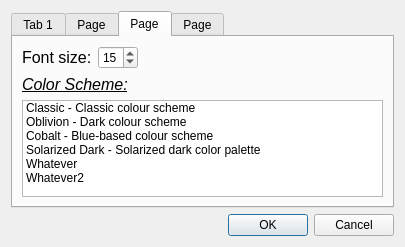
<?xml version="1.0" encoding="UTF-8"?>
<ui version="4.0">
 <class>Dialog</class>
 <widget class="QDialog" name="Dialog">
  <property name="geometry">
   <rect>
    <x>0</x>
    <y>0</y>
    <width>405</width>
    <height>247</height>
   </rect>
  </property>
  <property name="windowTitle">
   <string>Dialog</string>
  </property>
  <layout class="QGridLayout" name="gridLayout">
   <item row="1" column="0">
    <widget class="QDialogButtonBox" name="buttonBox">
     <property name="orientation">
      <enum>Qt::Horizontal</enum>
     </property>
     <property name="standardButtons">
      <set>QDialogButtonBox::Cancel|QDialogButtonBox::Ok</set>
     </property>
    </widget>
   </item>
   <item row="0" column="0">
    <widget class="QTabWidget" name="tabWidget">
     <property name="currentIndex">
      <number>2</number>
     </property>
     <widget class="QWidget" name="tab">
      <attribute name="title">
       <string>Tab 1</string>
      </attribute>
      <widget class="QWidget" name="layoutWidget">
       <property name="geometry">
        <rect>
         <x>9</x>
         <y>9</y>
         <width>361</width>
         <height>141</height>
        </rect>
       </property>
       <layout class="QVBoxLayout" name="verticalLayout_2">
        <item>
         <widget class="QCheckBox" name="checkBox">
          <property name="font">
           <font>
            <pointsize>12</pointsize>
           </font>
          </property>
          <property name="text">
           <string>Display line numbers</string>
          </property>
         </widget>
        </item>
        <item>
         <widget class="QCheckBox" name="checkBox_2">
          <property name="font">
           <font>
            <pointsize>12</pointsize>
           </font>
          </property>
          <property name="text">
           <string>Display status bar</string>
          </property>
         </widget>
        </item>
        <item>
         <widget class="QCheckBox" name="checkBox_3">
          <property name="font">
           <font>
            <pointsize>12</pointsize>
           </font>
          </property>
          <property name="text">
           <string>Remember current session for next launch</string>
          </property>
         </widget>
        </item>
       </layout>
      </widget>
     </widget>
     <widget class="QWidget" name="tab_3">
      <attribute name="title">
       <string>Page</string>
      </attribute>
      <layout class="QFormLayout" name="formLayout">
       <item row="0" column="0">
        <layout class="QHBoxLayout" name="horizontalLayout">
         <item>
          <widget class="QLabel" name="label">
           <property name="font">
            <font>
             <pointsize>12</pointsize>
             <weight>50</weight>
             <bold>false</bold>
            </font>
           </property>
           <property name="text">
            <string>Tab width:</string>
           </property>
          </widget>
         </item>
         <item>
          <widget class="QSlider" name="horizontalSlider">
           <property name="minimum">
            <number>2</number>
           </property>
           <property name="maximum">
            <number>12</number>
           </property>
           <property name="orientation">
            <enum>Qt::Horizontal</enum>
           </property>
          </widget>
         </item>
         <item>
          <widget class="QLCDNumber" name="lcdNumber">
           <property name="maximumSize">
            <size>
             <width>50</width>
             <height>25</height>
            </size>
           </property>
           <property name="styleSheet">
            <string notr="true">background: #555555</string>
           </property>
           <property name="smallDecimalPoint">
            <bool>false</bool>
           </property>
           <property name="digitCount">
            <number>2</number>
           </property>
           <property name="segmentStyle">
            <enum>QLCDNumber::Filled</enum>
           </property>
           <property name="value" stdset="0">
            <double>2.000000000000000</double>
           </property>
          </widget>
         </item>
        </layout>
       </item>
       <item row="1" column="0">
        <layout class="QVBoxLayout" name="verticalLayout_3">
         <item>
          <widget class="QCheckBox" name="checkBox_4">
           <property name="font">
            <font>
             <pointsize>12</pointsize>
            </font>
           </property>
           <property name="text">
            <string>Insert spaces insted of tabs</string>
           </property>
          </widget>
         </item>
         <item>
          <widget class="QCheckBox" name="checkBox_5">
           <property name="font">
            <font>
             <pointsize>12</pointsize>
            </font>
           </property>
           <property name="text">
            <string>Highlight current line</string>
           </property>
          </widget>
         </item>
         <item>
          <layout class="QHBoxLayout" name="horizontalLayout_2">
           <item>
            <widget class="QCheckBox" name="checkBox_6">
             <property name="font">
              <font>
               <pointsize>12</pointsize>
              </font>
             </property>
             <property name="text">
              <string>Autosave files every</string>
             </property>
            </widget>
           </item>
           <item>
            <widget class="QSpinBox" name="spinBox">
             <property name="maximumSize">
              <size>
               <width>40</width>
               <height>25</height>
              </size>
             </property>
             <property name="minimum">
              <number>2</number>
             </property>
             <property name="maximum">
              <number>120</number>
             </property>
             <property name="value">
              <number>2</number>
             </property>
            </widget>
           </item>
           <item>
            <widget class="QLabel" name="label_4">
             <property name="font">
              <font>
               <pointsize>12</pointsize>
              </font>
             </property>
             <property name="text">
              <string>minutes</string>
             </property>
            </widget>
           </item>
          </layout>
         </item>
        </layout>
       </item>
      </layout>
     </widget>
     <widget class="QWidget" name="tab_4">
      <attribute name="title">
       <string>Page</string>
      </attribute>
      <layout class="QFormLayout" name="formLayout_2">
       <item row="0" column="0">
        <layout class="QHBoxLayout" name="horizontalLayout_3">
         <item>
          <widget class="QLabel" name="label_2">
           <property name="font">
            <font>
             <pointsize>12</pointsize>
            </font>
           </property>
           <property name="text">
            <string>Font size:</string>
           </property>
          </widget>
         </item>
         <item>
          <widget class="QSpinBox" name="spinBox_2">
           <property name="maximumSize">
            <size>
             <width>40</width>
             <height>16777215</height>
            </size>
           </property>
           <property name="minimum">
            <number>10</number>
           </property>
           <property name="maximum">
            <number>20</number>
           </property>
           <property name="value">
            <number>15</number>
           </property>
          </widget>
         </item>
        </layout>
       </item>
       <item row="1" column="0">
        <widget class="QLabel" name="label_3">
         <property name="font">
          <font>
           <pointsize>12</pointsize>
           <weight>50</weight>
           <italic>true</italic>
           <bold>false</bold>
           <underline>true</underline>
           <strikeout>false</strikeout>
          </font>
         </property>
         <property name="text">
          <string>Color Scheme:</string>
         </property>
        </widget>
       </item>
       <item row="2" column="0" colspan="2">
        <widget class="QListWidget" name="listWidget">
         <item>
          <property name="text">
           <string>Classic - Classic colour scheme</string>
          </property>
         </item>
         <item>
          <property name="text">
           <string>Oblivion - Dark colour scheme</string>
          </property>
         </item>
         <item>
          <property name="text">
           <string>Cobalt - Blue-based colour scheme</string>
          </property>
         </item>
         <item>
          <property name="text">
           <string>Solarized Dark - Solarized dark color palette</string>
          </property>
         </item>
         <item>
          <property name="text">
           <string>Whatever</string>
          </property>
         </item>
         <item>
          <property name="text">
           <string>Whatever2</string>
          </property>
         </item>
        </widget>
       </item>
      </layout>
     </widget>
     <widget class="QWidget" name="tab_5">
      <attribute name="title">
       <string>Page</string>
      </attribute>
      <widget class="QWidget" name="layoutWidget_5">
       <property name="geometry">
        <rect>
         <x>9</x>
         <y>9</y>
         <width>361</width>
         <height>141</height>
        </rect>
       </property>
       <layout class="QVBoxLayout" name="verticalLayout">
        <item>
         <widget class="QRadioButton" name="radioButton">
          <property name="font">
           <font>
            <pointsize>12</pointsize>
           </font>
          </property>
          <property name="text">
           <string>Launch in fullscreen</string>
          </property>
         </widget>
        </item>
        <item>
         <widget class="QRadioButton" name="radioButton_2">
          <property name="font">
           <font>
            <pointsize>12</pointsize>
           </font>
          </property>
          <property name="text">
           <string>Launch maximized</string>
          </property>
         </widget>
        </item>
        <item>
         <widget class="QRadioButton" name="radioButton_3">
          <property name="font">
           <font>
            <pointsize>12</pointsize>
           </font>
          </property>
          <property name="text">
           <string>Launch in window mode</string>
          </property>
         </widget>
        </item>
       </layout>
      </widget>
     </widget>
    </widget>
   </item>
  </layout>
 </widget>
 <resources/>
 <connections>
  <connection>
   <sender>buttonBox</sender>
   <signal>accepted()</signal>
   <receiver>Dialog</receiver>
   <slot>accept()</slot>
   <hints>
    <hint type="sourcelabel">
     <x>248</x>
     <y>254</y>
    </hint>
    <hint type="destinationlabel">
     <x>157</x>
     <y>274</y>
    </hint>
   </hints>
  </connection>
  <connection>
   <sender>buttonBox</sender>
   <signal>rejected()</signal>
   <receiver>Dialog</receiver>
   <slot>reject()</slot>
   <hints>
    <hint type="sourcelabel">
     <x>316</x>
     <y>260</y>
    </hint>
    <hint type="destinationlabel">
     <x>286</x>
     <y>274</y>
    </hint>
   </hints>
  </connection>
  <connection>
   <sender>horizontalSlider</sender>
   <signal>valueChanged(int)</signal>
   <receiver>lcdNumber</receiver>
   <slot>display(int)</slot>
   <hints>
    <hint type="sourcelabel">
     <x>224</x>
     <y>85</y>
    </hint>
    <hint type="destinationlabel">
     <x>369</x>
     <y>85</y>
    </hint>
   </hints>
  </connection>
  <connection>
   <sender>listWidget</sender>
   <signal>itemClicked(QListWidgetItem*)</signal>
   <receiver>Dialog</receiver>
   <slot>repaint()</slot>
   <hints>
    <hint type="sourcelabel">
     <x>202</x>
     <y>155</y>
    </hint>
    <hint type="destinationlabel">
     <x>202</x>
     <y>123</y>
    </hint>
   </hints>
  </connection>
 </connections>
</ui>
